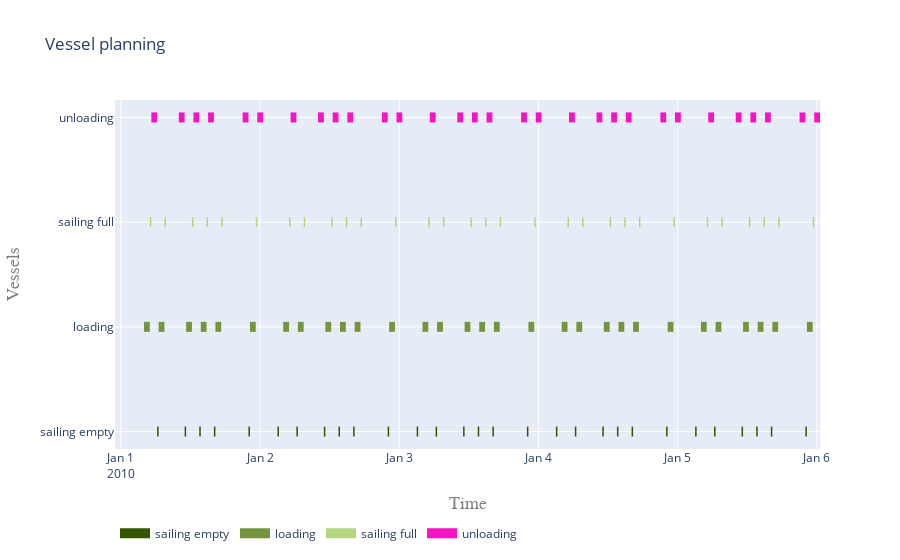

Source (notebook cell):
### Markdown cell above
**_Some observations:_**
* The moving criterion states that sailing can only commence when Hs is below 6 m, and there is a window of at least 3600 seconds. While the first data point from the metocean file has a Hs below 6 m, viz. 4 m, the next data point has a Hs higher than 6 m. Since the time interval is exactly 3600 seconds the vessel decides to wait. The first data point with a Hs lower than 6 m is found at 03:00 hours. The vessel then starts 'sailing empty'. However, since the vessels origin is 'to_site', 'sailing empty' takes 0 seconds. 
* The vessel is ready to start loading at 03:00 hours. However, the loading criterion states that loading can only commence when Hs is below 4.5 m. The first time this happens in the metocean dataseries is 04:00 o'clock. So the loading commences at 04:00 hours.

### Code cell
plot.vessel_planning(sub_processes)

### Figure 1 — Plotly figure (JSON) as saved in the notebook; plotly's stock layout.template omitted (floating-point values rounded to 4 significant figures; data arrays with more than 128 entries replaced by an {"elided": "..."} marker saying what was removed)
{"data": [{"connectgaps": false, "hoverinfo": "y+name", "line": {"color": "rgb(52,85,0)", "width": 10}, "mode": "lines", "name": "sailing empty", "type": "scatter", "x": {"elided": "150 str values"}, "y": {"elided": "150 str values"}}, {"connectgaps": false, "hoverinfo": "y+name", "line": {"color": "rgb(116,149,64)", "width": 10}, "mode": "lines", "name": "loading", "type": "scatter", "x": {"elided": "150 str values"}, "y": {"elided": "150 str values"}}, {"connectgaps": false, "hoverinfo": "y+name", "line": {"color": "rgb(180,213,128)", "width": 10}, "mode": "lines", "name": "sailing full", "type": "scatter", "x": {"elided": "150 str values"}, "y": {"elided": "150 str values"}}, {"connectgaps": false, "hoverinfo": "y+name", "line": {"color": "rgb(244,21,192)", "width": 10}, "mode": "lines", "name": "unloading", "type": "scatter", "x": {"elided": "150 str values"}, "y": {"elided": "150 str values"}}], "layout": {"hovermode": "closest", "legend": {"orientation": "h", "x": 0, "y": -0.2}, "title": {"text": "Vessel planning"}, "xaxis": {"range": ["2009-12-31T23:00:00", "2010-01-06T00:31:25.649182"], "title": {"font": {"color": "#7f7f7f", "family": "Courier New, monospace", "size": 18}, "text": "Time"}}, "yaxis": {"title": {"font": {"color": "#7f7f7f", "family": "Courier New, monospace", "size": 18}, "text": "Vessels"}}}}
